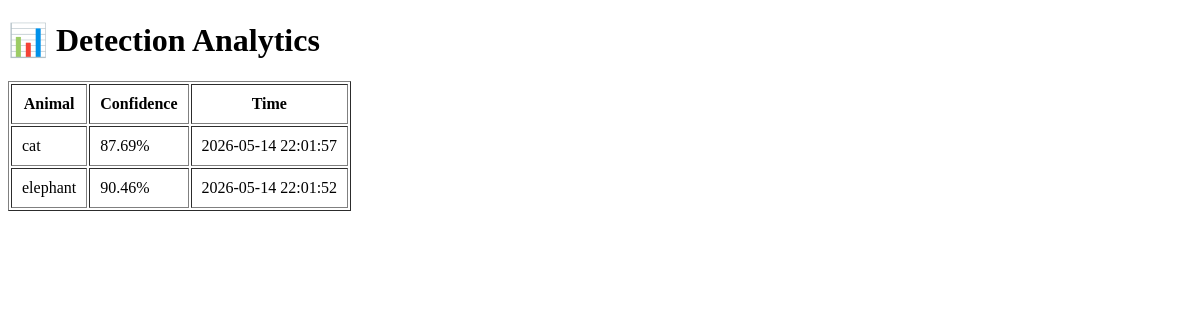
Page /dashboard on the earlier database version.
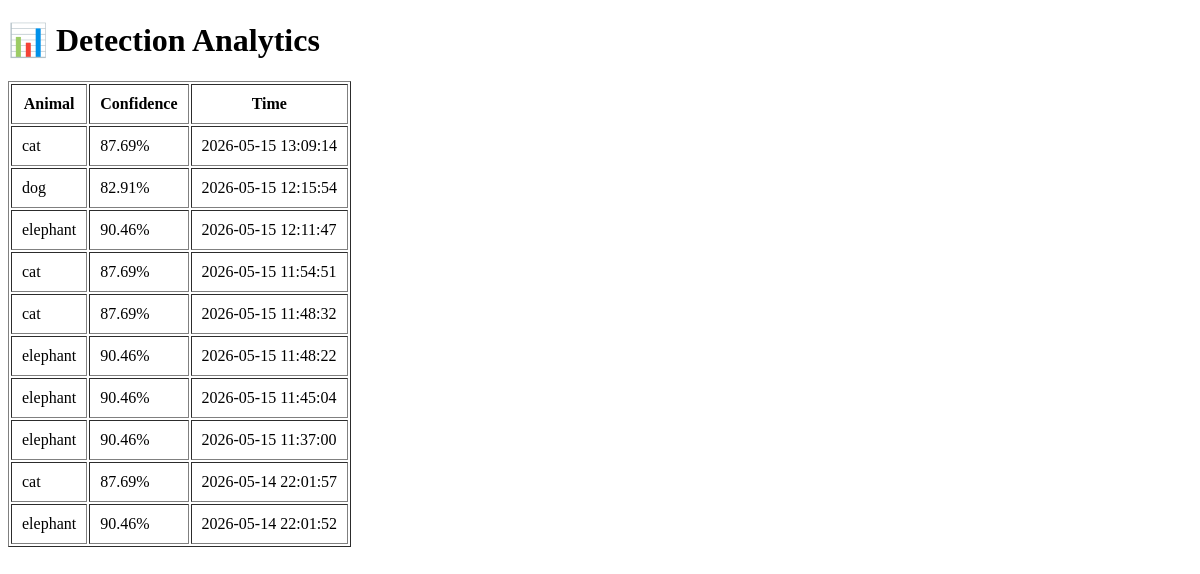
Same page on the later database version.
### tables this page shows
CREATE TABLE detections (
            id INTEGER PRIMARY KEY AUTOINCREMENT,
            animal TEXT,
            confidence REAL,
            image TEXT,
            time TEXT
        );

### app.py (the view)
@app.route("/dashboard")
def dashboard():
    conn = sqlite3.connect("database.db")
    data = conn.execute(
        "SELECT * FROM detections ORDER BY id DESC"
    ).fetchall()
    conn.close()
    return render_template(
        "dashboard.html",
        data=data
    )

### templates/dashboard.html (shortened to what this page needs)
<!DOCTYPE html>
<html>
<head>
</head>
<body>
<h1>📊 Detection Analytics</h1>
<table border="1" cellpadding="10">
<tr>
    <th>Animal</th>
    <th>Confidence</th>
    <th>Time</th>
</tr>
{% for item in data %}
<tr>
    <td>{{ item[1] }}</td>
    <td>{{ item[2] }}%</td>
    <td>{{ item[4] }}</td>
</tr>
{% endfor %}
</table>
</body>
</html>

Differences in the rows shown:
added detections: animal "cat", confidence "87.69", time "2026-05-15 13:09:14"
added detections: animal "dog", confidence "82.91", time "2026-05-15 12:15:54"
added detections: animal "elephant", confidence "90.46", time "2026-05-15 12:11:47"
added detections: animal "cat", confidence "87.69", time "2026-05-15 11:54:51"
added detections: animal "cat", confidence "87.69", time "2026-05-15 11:48:32"
added detections: animal "elephant", confidence "90.46", time "2026-05-15 11:48:22"
added detections: animal "elephant", confidence "90.46", time "2026-05-15 11:45:04"
added detections: animal "elephant", confidence "90.46", time "2026-05-15 11:37:00"
